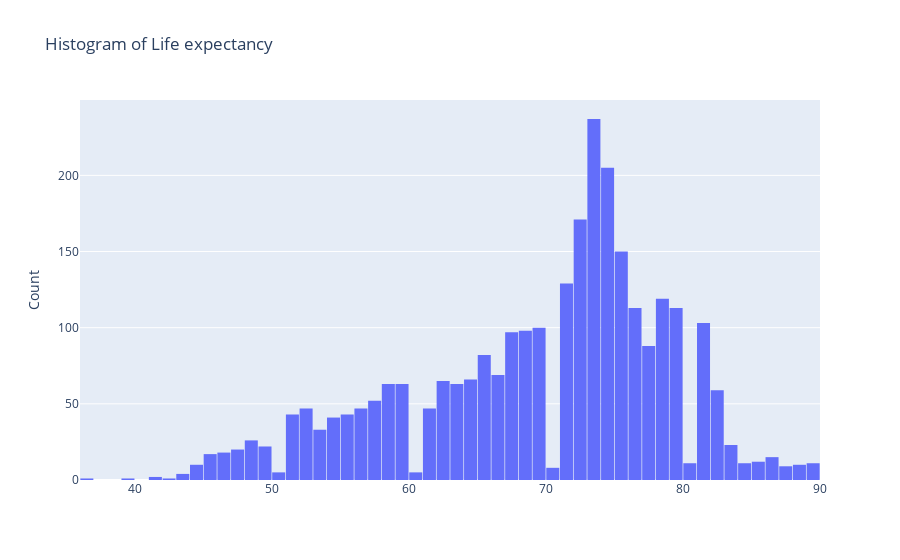

Source (notebook cell):
### Code cell
go.Figure(
    data=[go.Histogram(x=raw_df["Life expectancy"], xbins={"start": 36.0, "end": 90.0, "size": 1.0})],
    layout=go.Layout(title="Histogram of Life expectancy", yaxis={"title": "Count"}, bargap=0.05),
)

### Figure 1 — Plotly figure (JSON) as saved in the notebook; plotly's stock layout.template omitted (floating-point values rounded to 4 significant figures; data arrays with more than 128 entries replaced by an {"elided": "..."} marker saying what was removed)
{"data": [{"type": "histogram", "x": {"elided": "2848 float values"}, "xbins": {"end": 90, "size": 1, "start": 36}}], "layout": {"bargap": 0.05, "title": {"text": "Histogram of Life expectancy"}, "yaxis": {"title": {"text": "Count"}}}}
